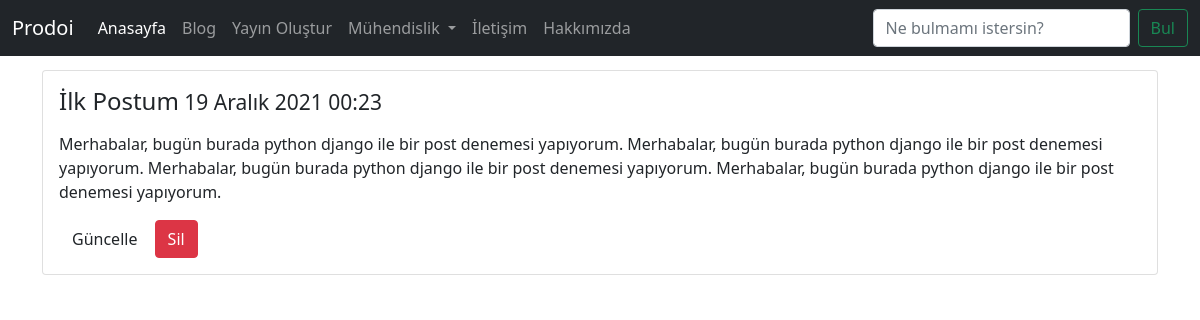
/post/1, run on the app's committed database.
### post/models.py (models this page shows, shortened)
class Post(models.Model):
    title = models.CharField(max_length = 120, verbose_name = "Başlık")
    content = models.TextField(verbose_name = "İçerik")
    publishing_date = models.DateTimeField(verbose_name = "Yayınlanma Tarihi", auto_now_add=True)
    def get_absolute_url(self):
        return reverse("post:detail",kwargs={"id":self.id})
    def get_update_url(self):
        return reverse("post:update",kwargs={"id":self.id})
    def get_delete_url(self):
        return reverse("post:delete",kwargs={"id":self.id})

### post/views.py (the view)
# urls.py: path("<int:id>", post_detail, name = "detail"),
def post_detail(request, id):
    post = get_object_or_404(Post, id = id)
    context = {"post":post}
    return render(request, "post/detail.html",context)

### templates/post/detail.html (shortened to what this page needs)
{% extends "base.html" %}
{% block body %}
<div class="container">
<div class="card">
  <div class="card-body">
    <h4 class="card-title">{{post.title}}<small>   {{post.publishing_date}}</small></h4>
    <p class="card-text|">{{post.content|linebreaks}}</p>
    <a href = "{{post.get_update_url}}" class="btn btn-default">Güncelle</a>
    <a href = "{{post.get_delete_url}}" class="btn btn-danger">Sil</a>
  </div>
</div>
</div>
{% endblock %}

### static/css/style.css (style rules this page uses)
body { padding-top: 70px; }

### data on the page
Post: title "İlk Postum", publishing_date "19 Aralık 2021 00:23", content "Merhabalar, bugün burada python django ile bir post denemesi yapıyorum. Merhabalar, bugün burada python django ile bir post denemesi yapıyorum. Merhabalar, bugün burada python django ile bir post denemesi yapıyorum. Merhabalar, bugün burada python django ile bir post denemesi yapıyorum."
